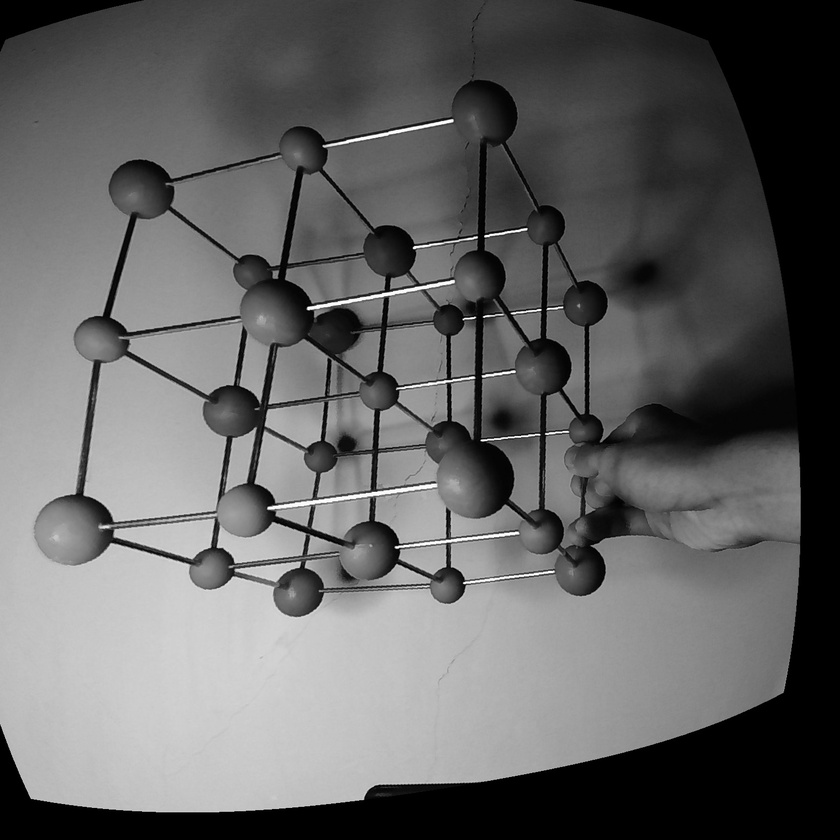
#> input picture Hamster/Week 13/LEFT_1.jpg, 840 x 840 px, shrunk from 1520 x 1520 before the run
$ python houghcircle.py
#> lines starting #> are read from the running program, lines starting #| are printed output that depends on the picture; after the words box and inside, x2 and y2 are one past the last pixel; in counts of white or black regions, pixels touching at a corner belong together
import cv2

import numpy as np


img = cv2.imread('LEFT_1.jpg')
#> img is the input picture: shape (840, 840, 3); min 0, max 255, mean 99
img = cv2.medianBlur(img, 5)
gray = cv2.cvtColor(img, cv2.COLOR_BGR2GRAY)
edges = cv2.Canny(gray, 100, 200, apertureSize=3)
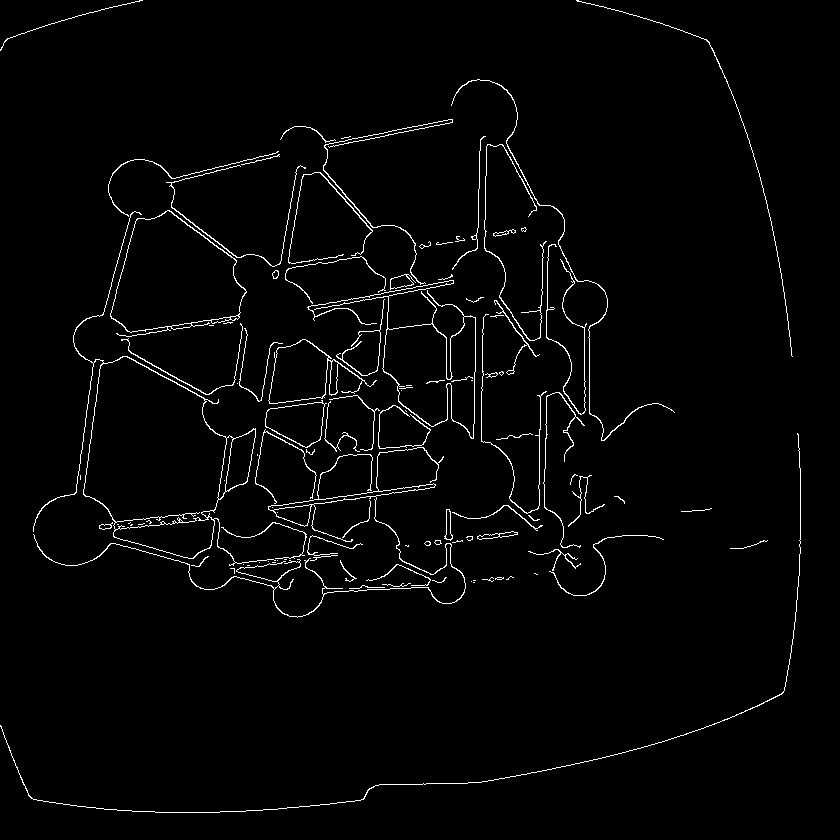
#> edges: shape (840, 840); 2.2% white in thin lines or dots

cimg = cv2.cvtColor(img, cv2.COLOR_BGR2GRAY)

circles = cv2.HoughCircles(gray, cv2.HOUGH_GRADIENT, 1, 100,
                           param1=40, param2=20, minRadius=20,maxRadius=70)
#> circles = 18 rows, first 8: [579.5, 569.5, 25.7], [313.5, 461.5, 63.9], [426.5, 349.5, 68.3], [543.5, 461.5, 68.3], [421.5, 509.5, 65], [140.5, 191.5, 32.9], [63.5, 530.5, 30.8], [516.5, 285.5, 56.2]
circles = np.uint16(np.around(circles))
#> circles = 18 rows, first 8: [580, 570, 26], [314, 462, 64], [426, 350, 68], [544, 462, 68], [422, 510, 65], [140, 192, 33], [64, 530, 31], [516, 286, 56]
count=len(circles[0])
#> count = 18


f=open("circles-Right.txt",'w')
for i in circles[0, :]:
    cv2.circle(img, (i[0], i[1]), i[2], (0, 255, 0), 2)
    cv2.circle(img, (i[0], i[1]), 2, (0, 255, 0), 3)
    f.write(str(i[0])+" "+str(i[1])+"\n")
#> this loop made 18 passes
#> i on passes 1 to 12: [580, 570, 26], [314, 462, 64], [426, 350, 68], [544, 462, 68], [422, 510, 65], [140, 192, 33], [64, 530, 31], [516, 286, 56], [482, 116, 34], [304, 354, 65], [734, 498, 51], [312, 244, 58]
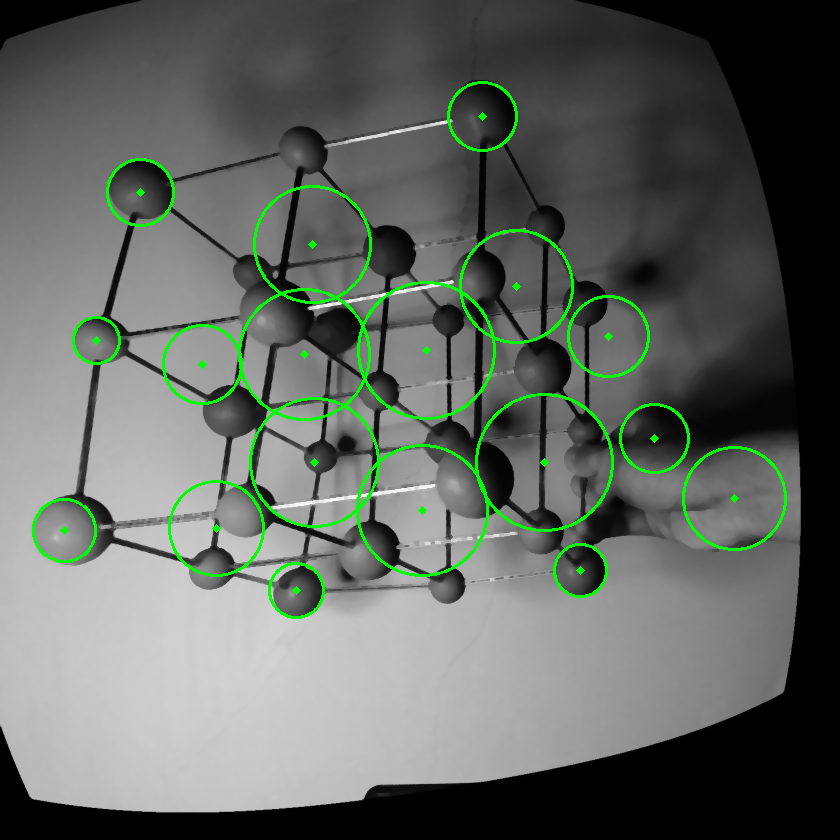
#> img: shape (840, 840, 3); mean B, G, R 96.9, 102.7, 96.9

cv2.imwrite('Hough_RIGHT.jpg',img)

$ run again, with Hamster/Week 13/Left.jpg copied over Hamster/Week 13/LEFT_1.jpg
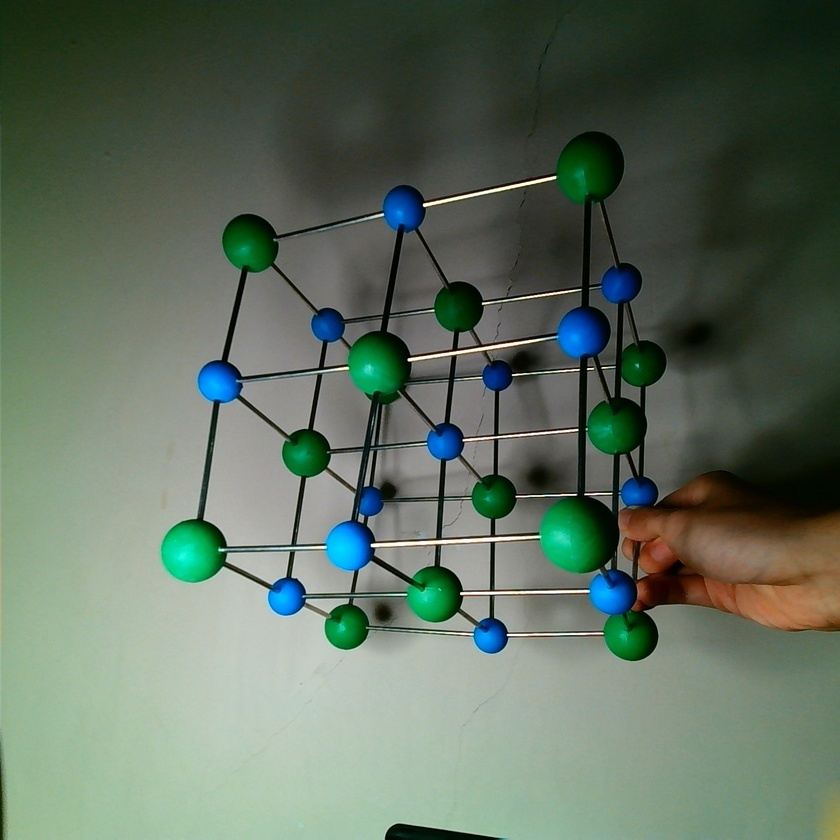
#> input picture Hamster/Week 13/Left.jpg, 840 x 840 px, shrunk from 1520 x 1520 before the run
#> img is the input picture: shape (840, 840, 3); mean B, G, R 94.8, 109.8, 95.1
#> `edges = cv2.Canny(gray, 100, 200, apertureSize=3)`:
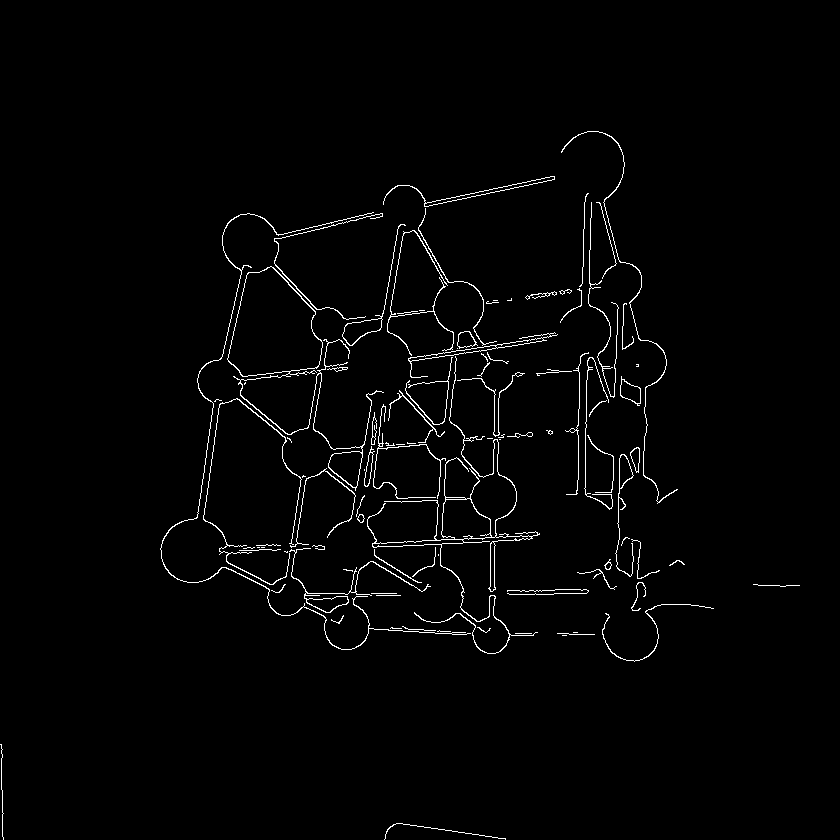
#> edges: shape (840, 840); 1.8% white in thin lines or dots, all inside (x1, y1, x2, y2) = (0, 131, 800, 840)
#> `circles = cv2.HoughCircles(gray, cv2.HOUGH_GRADIENT, 1, 100, param1=40..`: circles = 18 rows, first 8: [444.5, 433.5, 66.1], [555.5, 529.5, 63.9], [403.5, 564.5, 63.9], [306.5, 452.5, 24], [544.5, 402.5, 68.3], [655.5, 544.5, 60.6], [191.5, 550.5, 31.1], [364.5, 366.5, 46.3]
#> `circles = np.uint16(np.around(circles))`: circles = 18 rows, first 8: [444, 434, 66], [556, 530, 64], [404, 564, 64], [306, 452, 24], [544, 402, 68], [656, 544, 61], [192, 550, 31], [364, 366, 46]
#> count = 18
#> the loop `for i in circles[0, :]:` made 18 passes
#> after the loop `for i in circles[0, :]:`:
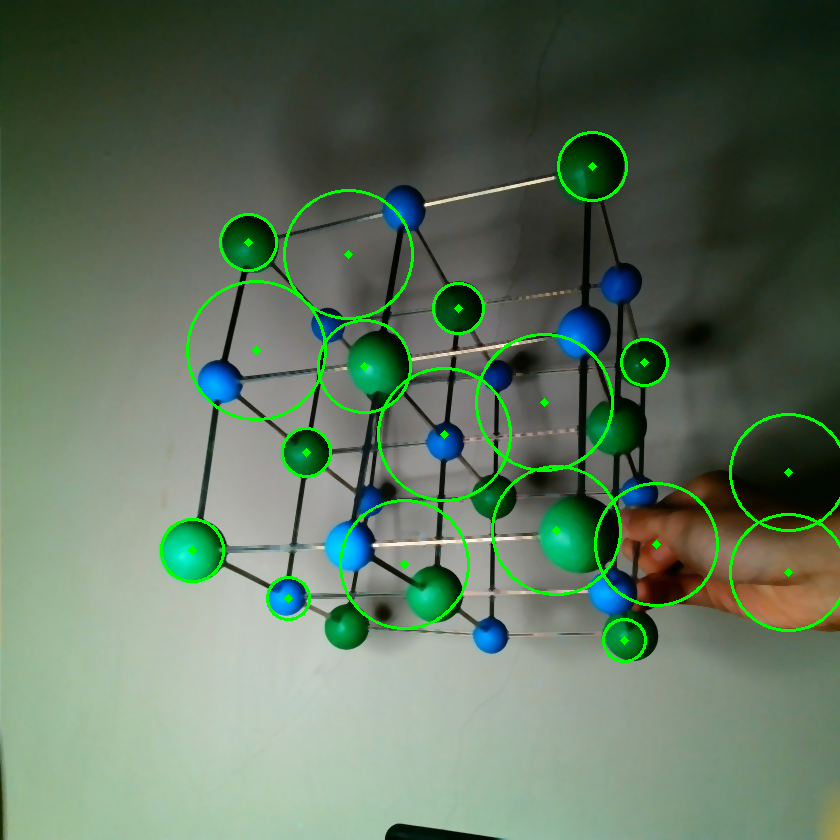
#> img: shape (840, 840, 3); mean B, G, R 93.1, 113.5, 93.5
